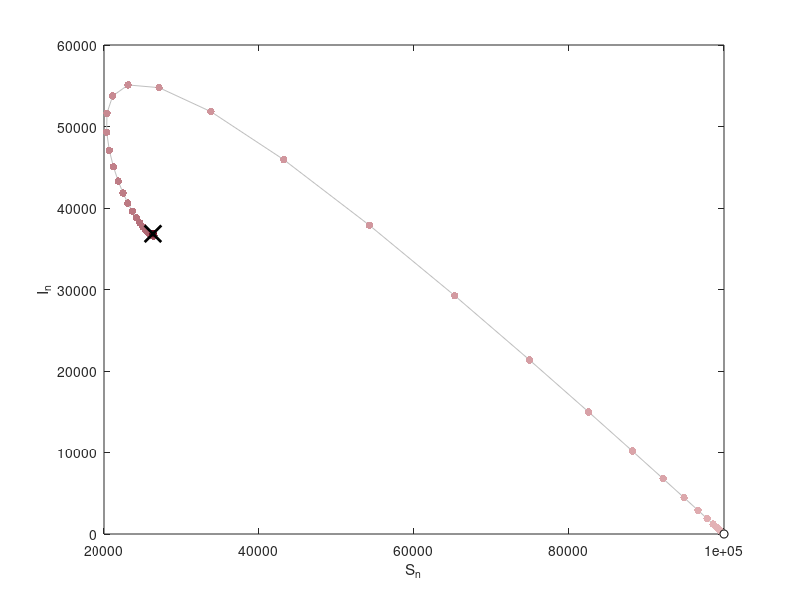

Write MATLAB code to recreate this figure.
% Fig. 2.16: Scenario B of the SIR model in the phase plane (book, Section 2.4, Eq. 2.21)
% states (S_n, I_n), light: early, dark: late; cross: steady state x_b* = (N/R_0, alpha (N - S*)/(gamma + alpha))
% (c) 2026 Philipp Kügler · Program for the book "Dynamical Systems in the Life Sciences" · MIT License (see LICENSE)
N = 100000; alpha = 0.1; gamma = 0.1; beta = 7.6e-6;
M = 80;
S = zeros(1, M + 1); I = zeros(1, M + 1);
S(1) = 99999; I(1) = 1;
for k = 1:M
    S(k + 1) = S(k) - beta * S(k) * I(k) + alpha * (N - S(k));
    I(k + 1) = I(k) + beta * S(k) * I(k) - (gamma + alpha) * I(k);
end
R0 = beta * N / (gamma + alpha);
Ss = N / R0; Is = alpha * (N - Ss) / (gamma + alpha);
fprintf('R_0 = %.1f,  steady state x_b*: S* = %.0f, I* = %.0f\n', R0, Ss, Is);
fprintf('(S_80, I_80) = (%.0f, %.0f)\n', S(end), I(end));

plot(S, I, 'Color', [0.75 0.75 0.75]); hold on
rot = [linspace(1, 0.43, 64)' linspace(0.85, 0.04, 64)' linspace(0.85, 0.12, 64)'];
colormap(rot); scatter(S, I, 30, 0:M, 'filled');      % light: early, dark: late
plot(Ss, Is, 'kx', 'MarkerSize', 12, 'LineWidth', 2);
plot(N, 0, 'ko', 'MarkerFaceColor', 'w'); hold off   % x_a* = (N, 0): disease-free
xlabel('S_n'); ylabel('I_n');
